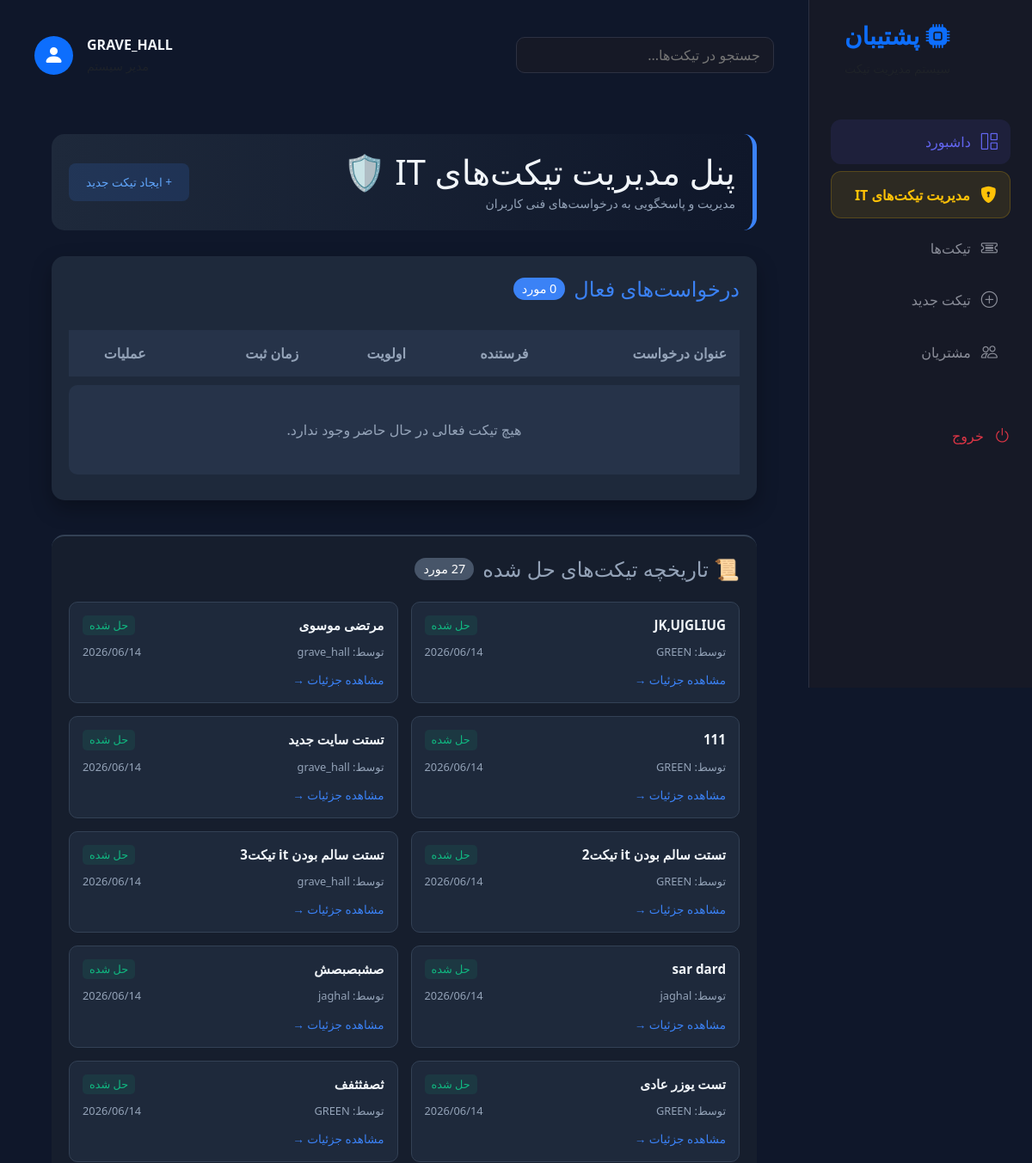
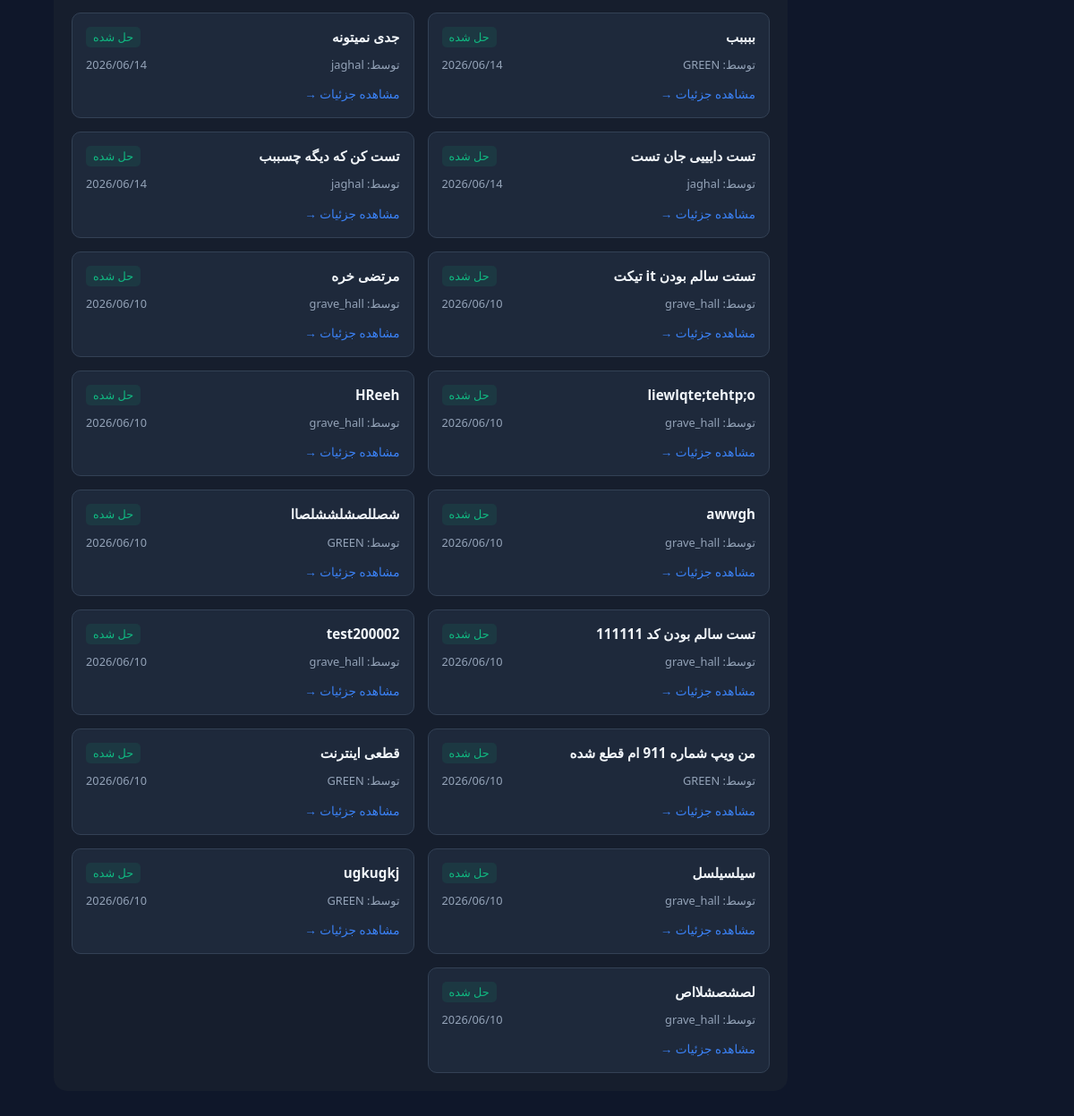
Screenshot of /tickets/it-panel/ (signed in) with the database file from the repository (2 pictures, top to bottom).
### tickets/models.py (models this page shows, shortened)
class Ticket(models.Model):
    class Status(models.TextChoices):
        OPEN = 'OPEN', 'باز'
        IN_PROGRESS = 'IN_PROGRESS', 'در حال بررسی'
        RESOLVED = 'RESOLVED', 'حل شده'
        CLOSED = 'CLOSED', 'بسته شده'
    class Department(models.TextChoices):
        IT = 'IT', 'فناوری اطلاعات'
        MGMT = 'MGMT', 'مدیریت'
    class Priority(models.TextChoices):
        LOW = 'LOW', 'کم'
        MEDIUM = 'MEDIUM', 'متوسط'
        HIGH = 'HIGH', 'فوری'
    title = models.CharField(max_length=200, verbose_name="عنوان")
    description = models.TextField(verbose_name="توضیحات")
    created_by = models.ForeignKey(
        User,
        on_delete=models.CASCADE,
        related_name="tickets",
        verbose_name="ایجاد کننده"
    )
    assigned_to = models.ForeignKey(
        User,
        on_delete=models.SET_NULL,
        null=True,
        blank=True,
        related_name="assigned_tickets",
        verbose_name="ارجاع به"
    )
    department = models.CharField(
        max_length=10,
        choices=Department.choices,
        default=Department.IT,
        verbose_name="واحد"
    )
    priority = models.CharField(
        max_length=10,
        choices=Priority.choices,
        default=Priority.MEDIUM,
        verbose_name="اولویت"
    )
    status = models.CharField(
        max_length=20,
        choices=Status.choices,
        default=Status.OPEN,
        verbose_name="وضعیت"
    )
    created_at = models.DateTimeField(auto_now_add=True)
    updated_at = models.DateTimeField(auto_now=True)

### tickets/views.py (the view)
# urls.py: path("it-panel/", views.it_ticket_list, name="it_ticket_list"),
@login_required
def it_ticket_list(request):
    if not hasattr(request.user, 'userprofile') or not request.user.userprofile.is_it_support:
        return redirect('ticket_list')
    active_tickets = Ticket.objects.filter(
        department='IT',
        status='OPEN'
    ).order_by('-created_at')
    resolved_tickets = Ticket.objects.filter(
        department='IT',
        status='RESOLVED'
    ).order_by('-updated_at')
    return render(request, 'tickets/it_ticket_list.html', {
        'tickets': active_tickets,
        'resolved_tickets': resolved_tickets
    })

### tickets/templates/tickets/it_ticket_list.html (shortened to what this page needs)
{% extends 'tickets/base.html' %}
{% load static %}
{% block content %}
<div class="it-container">
    <div class="panel-header">
        <div>
            <h1 style="margin:0">پنل مدیریت تیکت‌های IT 🛡️</h1>
            <small style="color: var(--text-dim)">مدیریت و پاسخگویی به درخواست‌های فنی کاربران</small>
        </div>
        <a href="{% url 'ticket_create' %}" class="btn-action btn-view" style="padding: 12px 20px">+ ایجاد تیکت جدید</a>
    </div>
    <div class="section-card">
        <div class="section-title">
            <span>درخواست‌های فعال</span>
            <span class="badge-count">{{ tickets.count }} مورد</span>
        </div>
        <table class="custom-table">
            <thead>
                <tr>
                    <th>عنوان درخواست</th>
                    <th>فرستنده</th>
                    <th>اولویت</th>
                    <th>زمان ثبت</th>
                    <th style="text-align: center;">عملیات</th>
                </tr>
            </thead>
            <tbody>
                {% for ticket in tickets %}
                <tr>
                    <td style="font-weight: bold;">{{ ticket.title }}</td>
                    <td>{{ ticket.created_by.username }}</td>
                    <td>
                        <span style="color: {% if ticket.priority == 'HIGH' %}#ef4444{% else %}#fbbf24{% endif %}">
                            {{ ticket.get_priority_display }}
                        </span>
                    </td>
                    <td>{{ ticket.created_at|date:"Y/m/d | H:i" }}</td>
                    <td style="text-align: center; display: flex; justify-content: center; gap: 10px;">
                        <a href="{% url 'ticket_detail' ticket.pk %}" class="btn-action btn-view">
                            👁️ مشاهده و پاسخ
                        </a>
                        <form action="{% url 'resolve_ticket' ticket.id %}" method="POST" style="margin:0;">
                            {% csrf_token %}
                            <button type="submit" class="btn-action btn-resolve">
                                ✅ اتمام کار
                            </button>
                        </form>
                    </td>
                </tr>
                {% empty %}
                <tr>
                    <td colspan="5" style="text-align: center; padding: 40px; color: var(--text-dim);">
                        هیچ تیکت فعالی در حال حاضر وجود ندارد.
                    </td>
                </tr>
                {% endfor %}
            </tbody>
        </table>
    </div>
    <div class="history-section">
        <div class="section-title">
            <span style="color: var(--text-dim)">📜 تاریخچه تیکت‌های حل شده</span>
            <span class="badge-count" style="background: #475569;">{{ resolved_tickets.count }} مورد</span>
        </div>
        <div class="history-grid">
            {% for rt in resolved_tickets %}
            <div class="history-item">
                <div style="display: flex; justify-content: space-between; align-items: start;">
                    <strong style="font-size: 0.95rem;">{{ rt.title }}</strong>
                    <span class="status-done">حل شده</span>
                </div>
                <div class="history-meta">
                    <span>توسط: {{ rt.created_by.username }}</span>
                    <span>{{ rt.updated_at|date:"Y/m/d" }}</span>
                </div>
                <div style="margin-top: 10px;">
                    <a href="{% url 'ticket_detail' rt.pk %}" style="color: var(--primary); font-size: 0.85rem; text-decoration: none;">
                        مشاهده جزئیات →
                    </a>
                </div>
            </div>
            {% empty %}
            <p style="color: var(--text-dim); text-align: center; width: 100%;">تاریخچه خالی است.</p>
            {% endfor %}
        </div>
    </div>
</div>
{% endblock %}

### tickets/templates/tickets/base.html (shortened to what this page needs)
<!DOCTYPE html>
<html lang="fa" dir="rtl">
<head>
    <link rel="stylesheet" href="https://cdn.jsdelivr.net/npm/bootstrap@5.3.0/dist/css/bootstrap.rtl.min.css">
    <link rel="stylesheet" href="https://cdn.jsdelivr.net/npm/bootstrap-icons@1.10.5/font/bootstrap-icons.css">
</head>
<body>
<div class="sidebar">
    <div class="mb-5 text-end px-3">
        <h3 class="text-primary fw-bold"><i class="bi bi-cpu-fill"></i> پشتیبان</h3>
        <small class="text-muted">سیستم مدیریت تیکت</small>
    </div>
    <nav class="nav flex-column">
        <a class="nav-link active" href="{% url 'ticket_list' %}"><i class="bi bi-grid-1x2"></i> داشبورد</a>
        <a class="nav-link it-panel" href="{% url 'it_ticket_list' %}">
            <i class="bi bi-shield-lock-fill"></i>
            <span class="fw-bold">مدیریت تیکت‌های IT</span>
        </a>
        <a class="nav-link" href="{% url 'ticket_list' %}"><i class="bi bi-ticket-detailed"></i> تیکت‌ها</a>
        <a class="nav-link" href="{% url 'ticket_create' %}"><i class="bi bi-plus-circle"></i> تیکت جدید</a>
        <a class="nav-link" href="#"><i class="bi bi-people"></i> مشتریان</a>
        <div class="mt-auto pt-5">
            <form method="post" action="{% url 'logout' %}" style="margin: 0;">
                <button type="submit" class="nav-link text-danger" style="background: none; border: none; padding: 0; margin: 0; width: 100%; text-align: right; display: flex; align-items: center;">
                    <i class="bi bi-power" style="margin-left: 12px; font-size: 1.2rem;"></i> خروج
                </button>
            </form>
        </div>
    </nav>
</div>
<div class="main-content">
    <div class="d-flex justify-content-between align-items-center mb-5">
        <div class="d-flex align-items-center">
            <input type="text" class="search-box me-3" placeholder="جستجو در تیکت‌ها...">
        </div>
        <div class="d-flex align-items-center">
            <div class="text-end me-3">
                <div class="fw-bold text-uppercase">{{ user.username }}</div>
                <small class="text-muted">مدیر سیستم</small>
            </div>
            <div class="rounded-circle bg-primary p-2" style="width: 45px; height: 45px; display: flex; align-items: center; justify-content: center;">
                <i class="bi bi-person-fill fs-4 text-white"></i>
            </div>
        </div>
    </div>
    {% block content %}{% endblock %}
</div>
</body>
</html>

### tickets/templates/tickets/base.html (style rules this page uses)
:root { --bg-dark: #12141e; --card-dark: #1b1e2d; --sidebar-dark: #161926; --accent-color: #6366f1; --text-muted: #8a8d98; --border-color: #2d3142; }
body { background-color: var(--bg-dark); color: white; font-family: 'Segoe UI', Tahoma, sans-serif; overflow-x: hidden; }
.sidebar { width: 260px; height: 100vh; position: fixed; right: 0; top: 0; background-color: var(--sidebar-dark); padding: 25px; border-left: 1px solid var(--border-color); z-index: 1000; }
.nav-link { color: var(--text-muted); padding: 12px 15px; border-radius: 12px; margin-bottom: 8px; transition: 0.3s; display: flex; align-items: center; text-decoration: none; }
.nav-link i { font-size: 1.2rem; margin-left: 12px; }
.nav-link:hover, .nav-link.active { background: rgba(99, 102, 241, 0.1); color: var(--accent-color); }
.nav-link.it-panel { background: rgba(255, 193, 7, 0.1); color: #ffc107 !important; border: 1px solid rgba(255, 193, 7, 0.2); }
.main-content { margin-right: 260px; padding: 40px; min-height: 100vh; }
.search-box { background: var(--sidebar-dark); border: 1px solid var(--border-color); border-radius: 10px; color: white; padding: 8px 15px; width: 300px; }

### tickets/templates/tickets/it_ticket_list.html (style rules this page uses)
:root { --bg-dark: #0f172a; --card-bg: #1e293b; --primary: #3b82f6; --success: #10b981; --text-main: #f1f5f9; --text-dim: #94a3b8; }
body { background-color: var(--bg-dark); color: var(--text-main); }
.it-container { max-width: 1200px; margin: 0 auto; padding: 20px; }
.panel-header { display: flex; justify-content: space-between; align-items: center; margin-bottom: 30px; background: linear-gradient(90deg, #1e293b, #0f172a); padding: 20px; border-radius: 15px; border-right: 5px solid var(--primary); }
.section-card { background: var(--card-bg); border-radius: 15px; padding: 20px; margin-bottom: 40px; box-shadow: 0 10px 25px rgba(0,0,0,0.3); }
.section-title { font-size: 1.5rem; margin-bottom: 20px; display: flex; align-items: center; gap: 10px; color: var(--primary); }
.badge-count { background: var(--primary); color: white; padding: 2px 10px; border-radius: 20px; font-size: 0.9rem; }
.custom-table { width: 100%; border-collapse: separate; border-spacing: 0 10px; }
.custom-table th { padding: 15px; color: var(--text-dim); text-align: right; }
.custom-table tr { background: #263349; transition: 0.3s; }
.custom-table td { padding: 15px; vertical-align: middle; }
.custom-table td:first-child { border-radius: 0 10px 10px 0; }
.custom-table td:last-child { border-radius: 10px 0 0 10px; }
.btn-action { padding: 8px 16px; border-radius: 8px; text-decoration: none; font-size: 0.85rem; display: inline-flex; align-items: center; gap: 5px; transition: 0.2s; border: none; cursor: pointer; }
.btn-view { background: rgba(59, 130, 246, 0.15); color: #60a5fa; }
.history-section { background: #161e2d; border-radius: 15px; padding: 20px; border-top: 2px solid #334155; }
.history-grid { display: grid; grid-template-columns: repeat(auto-fill, minmax(300px, 1fr)); gap: 15px; }
.history-item { background: #1e293b; padding: 15px; border-radius: 10px; border: 1px solid #334155; }
.history-meta { display: flex; justify-content: space-between; font-size: 0.8rem; color: var(--text-dim); margin-top: 10px; }
.status-done { color: var(--success); font-size: 0.8rem; background: rgba(16, 185, 129, 0.1); padding: 2px 8px; border-radius: 5px; }

### rows the page displays
Ticket: title "JK,UJGLIUG", created_by.username "GREEN", updated_at "2026/06/14"
Ticket: title "مرتضی موسوی", created_by.username "grave_hall", updated_at "2026/06/14"
Ticket: title "111", created_by.username "GREEN", updated_at "2026/06/14"
Ticket: title "تستت سایت جدید", created_by.username "grave_hall", updated_at "2026/06/14"
Ticket: title "تستت سالم بودن it تیکت2", created_by.username "GREEN", updated_at "2026/06/14"
Ticket: title "تستت سالم بودن it تیکت3", created_by.username "grave_hall", updated_at "2026/06/14"
Ticket: title "sar dard", created_by.username "jaghal", updated_at "2026/06/14"
Ticket: title "صشبصبصش", created_by.username "jaghal", updated_at "2026/06/14"
Ticket: title "تست یوزر عادی", created_by.username "GREEN", updated_at "2026/06/14"
Ticket: title "ثصفثثفف", created_by.username "GREEN", updated_at "2026/06/14"
Ticket: title "ببببب", created_by.username "GREEN", updated_at "2026/06/14"
Ticket: title "جدی نمیتونه", created_by.username "jaghal", updated_at "2026/06/14"
Ticket: title "تست دایییی جان تست", created_by.username "jaghal", updated_at "2026/06/14"
Ticket: title "تست کن که دیگه چسببب", created_by.username "jaghal", updated_at "2026/06/14"
Ticket: title "تستت سالم بودن it تیکت", created_by.username "grave_hall", updated_at "2026/06/10"
Ticket: title "مرتضی خره", created_by.username "grave_hall", updated_at "2026/06/10"
Ticket: title "liewlqte;tehtp;o", created_by.username "grave_hall", updated_at "2026/06/10"
Ticket: title "HReeh", created_by.username "grave_hall", updated_at "2026/06/10"
Ticket: title "awwgh", created_by.username "grave_hall", updated_at "2026/06/10"
Ticket: title "شصللصشلششلصاا", created_by.username "GREEN", updated_at "2026/06/10"
Ticket: title "تست سالم بودن کد 111111", created_by.username "grave_hall", updated_at "2026/06/10"
Ticket: title "test200002", created_by.username "grave_hall", updated_at "2026/06/10"
Ticket: title "من ویپ شماره 911 ام قطع شده", created_by.username "GREEN", updated_at "2026/06/10"
Ticket: title "قطعی اینترنت", created_by.username "GREEN", updated_at "2026/06/10"
Ticket: title "سیلسیلسل", created_by.username "grave_hall", updated_at "2026/06/10"
Ticket: title "ugkugkj", created_by.username "GREEN", updated_at "2026/06/10"
Ticket: title "لصشصشلااص", created_by.username "grave_hall", updated_at "2026/06/10"

### other values shown
{{ user.username }} "GRAVE_HALL"
{{ tickets.count }} "0"
